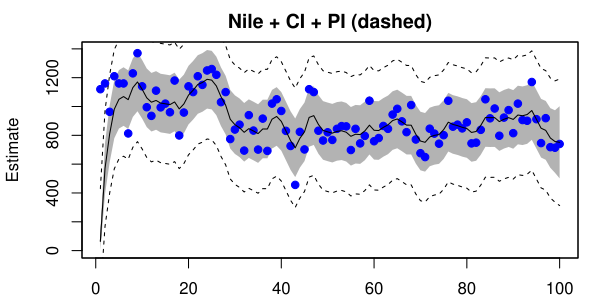

Generate this figure with R:
###################################################
### code chunk number 50: Cs502_plotting
###################################################
plot.type <- ifelse(packageVersion("MARSS") < '3.11.4', "model.ytT", "fitted.ytT")
plot(fit_marss, plot.type = plot.type, pi.int = TRUE)
